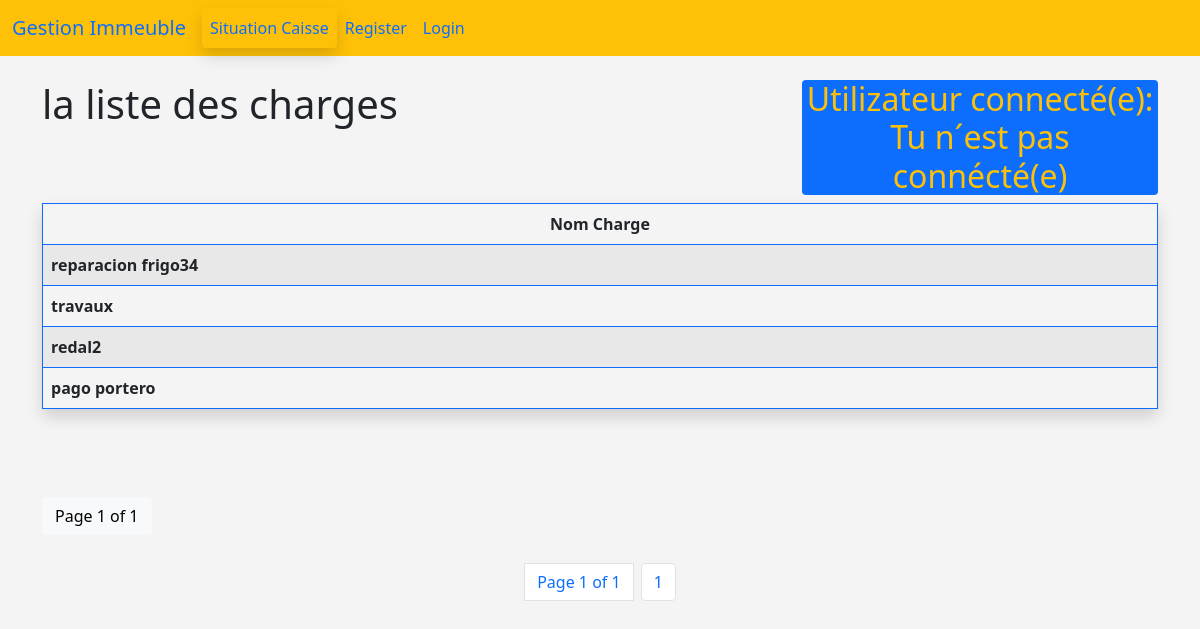
The page /liste_des_charges on the database its author committed.
### gestion_immeuble_app/models.py (models this page shows, shortened)
class Charge(models.Model):
        nome_charge = models.CharField('Une Charge', max_length=120)

### gestion_immeuble_app/views.py (the view)
# urls.py: path('liste_des_charges', views.liste_des_charges, name='liste_des_charges'),
def liste_des_charges(request):
    la_lista_des_charges = Charge.objects.all()
    name = request.user.username
    p = Paginator(la_lista_des_charges, 5)
    page = request.GET.get('page')
    tous_les_charges = p.get_page(page)
    nums = "a" * tous_les_charges.paginator.num_pages
    print("hola : " + str(tous_les_charges.paginator.num_pages))
    context = {'la_lista_des_charges': la_lista_des_charges, 'tous_les_charges': tous_les_charges, 'nums': nums, 'name':name}
    return render(request, 'gestion_immeuble_app/la_liste_des_charges.html', context)

### gestion_immeuble_app/templates/gestion_immeuble_app/la_liste_des_charges.html (shortened to what this page needs)
{% extends 'gestion_immeuble_app/base.html' %}
{% block content %}
  <div class="row">
    <div class="col col-8"><h1>la liste des charges</h1></div>
    <div class="col col-4"><h2 class="btn-primary text-center rounded text-warning">Utilizateur connecté(e):
      {% if user.is_authenticated %}
      {{name}}
      {% else %}
      Tu n´est pas connécté(e)
      {% endif %}
    </h2></div>
  </div>
  <table class="table table-striped table-hover table-bordered border-primary shadow rounded custom-table">
    <thead>
      <tr>
        <th scope="col" class="text-center">Nom Charge</th>
      </tr>
    </thead>
    <tbody>
      {% for la_charge in la_lista_des_charges %}
      <tr>
        <th class="text-wrap" style="max-width: 150px;" scope="row">{{la_charge.nome_charge}}</th>
      </tr>
      {% endfor %}
    </tbody>
  </table>
  <br /><br />
  <br />
  <div class="btn btn-light">
    Page {{ tous_les_charges.number }} of {{ tous_les_charges.paginator.num_pages }}
  </div>
  <br /><br />
  <nav aria-label="Page navigation example">
    <ul class="pagination justify-content-center">
      <li class="page-item m-1 page-link">
        Page {{ tous_les_charges.number }} of {{ tous_les_charges.paginator.num_pages }}
      </li>
      {% for i in nums %}
      <li class="page-item m-1">
        <a class="btn btn-danger page-link" href="?page={{forloop.counter }}"
          >{{ forloop.counter }}</a
        >
      </li>
      {% endfor %}
    </ul>
  </nav>
  <br />
{% endblock %}

### gestion_immeuble_app/templates/gestion_immeuble_app/base.html (style rules this page uses)
body { background: #f4f4f4; }
.custom-table { width: 100%; }
.text-wrap { white-space: normal; word-wrap: break-word; }

### rows shown on the page
Charge: nome_charge "reparacion frigo34"
Charge: nome_charge "travaux"
Charge: nome_charge "redal2"
Charge: nome_charge "pago portero"

### other values the page prints
{{ tous_les_charges.number }} "1"
{{ tous_les_charges.paginator.num_pages }} "1"
